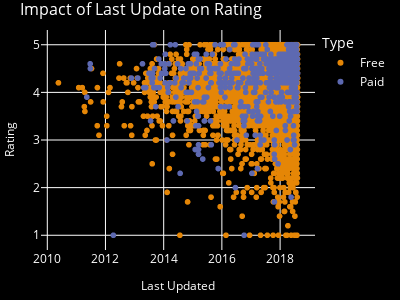

Notebook cell for this chart:
### Code cell
#Figure 8
fig8=px.scatter(
    apps_df,
    x='Last Updated',
    y='Rating',
    color='Type',
    title='Impact of Last Update on Rating',
    color_discrete_sequence=px.colors.qualitative.Vivid,
    width=400,
    height=300
)
fig8.update_layout(
    plot_bgcolor='black',
    paper_bgcolor='black',
    font_color='white',
    title_font={'size':16},
    xaxis=dict(title_font={'size':12}),
    yaxis=dict(title_font={'size':12}),
    margin=dict(l=10,r=10,t=30,b=10)
)
fig8.show()

### Figure 1 — Plotly figure (JSON) as saved in the notebook; plotly's stock layout.template omitted (floating-point values rounded to 4 significant figures; data arrays with more than 128 entries replaced by an {"elided": "..."} marker saying what was removed)
{"data": [{"hovertemplate": "Type=Free<br>Last Updated=%{x}<br>Rating=%{y}<extra></extra>", "legendgroup": "Free", "marker": {"color": "rgb(229, 134, 6)", "symbol": "circle"}, "mode": "markers", "name": "Free", "showlegend": true, "type": "scattergl", "x": {"elided": "8279 str values"}, "xaxis": "x", "y": {"elided": "8279 float values"}, "yaxis": "y"}, {"hovertemplate": "Type=Paid<br>Last Updated=%{x}<br>Rating=%{y}<extra></extra>", "legendgroup": "Paid", "marker": {"color": "rgb(93, 105, 177)", "symbol": "circle"}, "mode": "markers", "name": "Paid", "showlegend": true, "type": "scattergl", "x": {"elided": "613 str values"}, "xaxis": "x", "y": {"elided": "613 float values"}, "yaxis": "y"}], "layout": {"font": {"color": "white"}, "height": 300, "legend": {"title": {"text": "Type"}, "tracegroupgap": 0}, "margin": {"b": 10, "l": 10, "r": 10, "t": 30}, "paper_bgcolor": "black", "plot_bgcolor": "black", "title": {"font": {"size": 16}, "text": "Impact of Last Update on Rating"}, "width": 400, "xaxis": {"anchor": "y", "domain": [0, 1], "title": {"font": {"size": 12}, "text": "Last Updated"}}, "yaxis": {"anchor": "x", "domain": [0, 1], "title": {"font": {"size": 12}, "text": "Rating"}}}}
